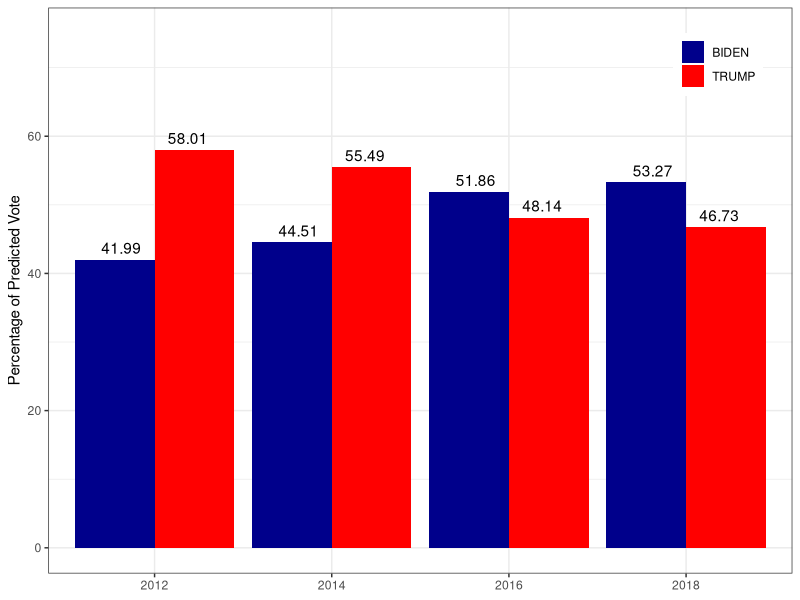
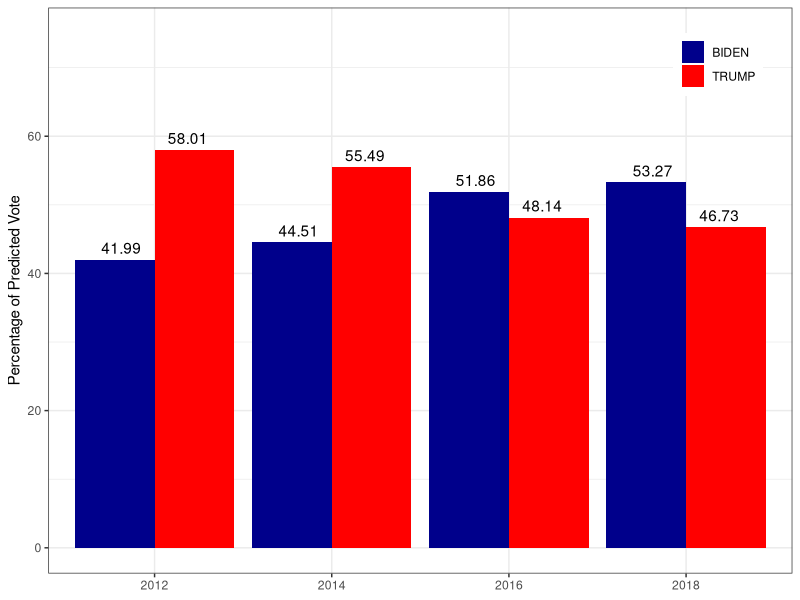

R code for these plots, in order:
library(tidyverse)
library(scales)

setwd("~/Projects/2020-Texas-Election-Model/")

#Jon's working directory
#setwd("/Users/Jon/Dropbox/Documents/consulting_projects/2020-Texas-Election-Model/")

dat <- read_csv("data/processed_election_results.csv")


head(dat)

pdat <- dat %>% 
  group_by(county, pred_year, N) %>% 
  summarise(mean_pred_v = mean(pred_v),
            sd_pred_v = sd(pred_v)) %>% 
  ungroup() %>% 
  group_by(pred_year, N) %>% 
  summarise(total_v = sum(mean_pred_v)) %>% 
  group_by(pred_year) %>% 
  mutate(perc = (total_v / sum(total_v)) * 100)



ggplot(pdat, aes(x=factor(pred_year),  y=perc, fill=factor(N))) + 
  geom_bar(stat='identity', position = "dodge") +
  geom_text(aes(label=round(perc, 2)), position=position_dodge(width=0.75), vjust=-0.5) +
  theme_bw() +
  labs(x=NULL, y="Percentage of Predicted Vote", fill=NULL) +
  scale_fill_manual("legend", values = c("BIDEN" = "darkblue", "TRUMP" = "red")) +
  theme(legend.title = element_blank(),
        legend.position = c(0.9, 0.9)) +
  ylim(0, 75) +
  NULL

ggsave("figures/predictions.png", width=6, height=4)  

  
  
